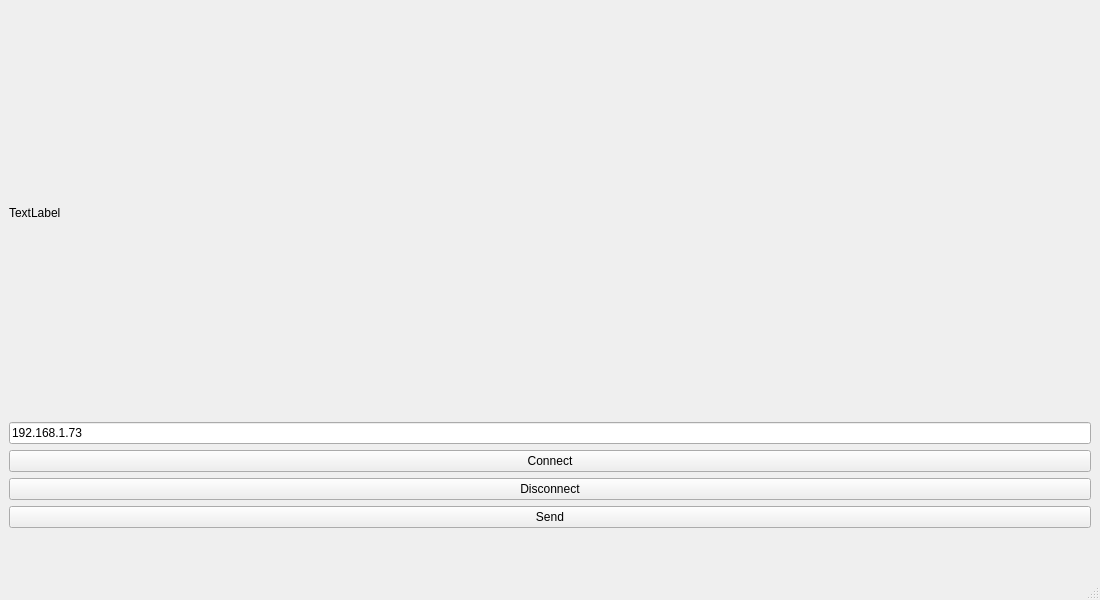
<?xml version="1.0" encoding="UTF-8"?>
<ui version="4.0">
 <class>MainClient</class>
 <widget class="QMainWindow" name="MainClient">
  <property name="geometry">
   <rect>
    <x>0</x>
    <y>0</y>
    <width>1100</width>
    <height>600</height>
   </rect>
  </property>
  <property name="windowTitle">
   <string>MainClient</string>
  </property>
  <widget class="QWidget" name="centralwidget">
   <layout class="QVBoxLayout" name="verticalLayout" stretch="10,1,1,1,1,1">
    <item>
     <layout class="QVBoxLayout" name="plot">
      <item>
       <widget class="QLabel" name="image">
        <property name="text">
         <string>TextLabel</string>
        </property>
       </widget>
      </item>
     </layout>
    </item>
    <item>
     <widget class="QLineEdit" name="qlineedit_host">
      <property name="text">
       <string>192.168.1.73</string>
      </property>
     </widget>
    </item>
    <item>
     <widget class="QPushButton" name="qpsh_connect">
      <property name="text">
       <string>Connect</string>
      </property>
     </widget>
    </item>
    <item>
     <widget class="QPushButton" name="qpsh_disconnect">
      <property name="text">
       <string>Disconnect</string>
      </property>
     </widget>
    </item>
    <item>
     <widget class="QPushButton" name="qpsh_send">
      <property name="text">
       <string>Send</string>
      </property>
     </widget>
    </item>
    <item>
     <spacer name="verticalSpacer">
      <property name="orientation">
       <enum>Qt::Orientation::Vertical</enum>
      </property>
      <property name="sizeHint" stdset="0">
       <size>
        <width>20</width>
        <height>40</height>
       </size>
      </property>
     </spacer>
    </item>
   </layout>
  </widget>
  <widget class="QMenuBar" name="menubar">
   <property name="geometry">
    <rect>
     <x>0</x>
     <y>0</y>
     <width>1100</width>
     <height>24</height>
    </rect>
   </property>
  </widget>
  <widget class="QStatusBar" name="statusbar"/>
 </widget>
 <resources/>
 <connections/>
</ui>
